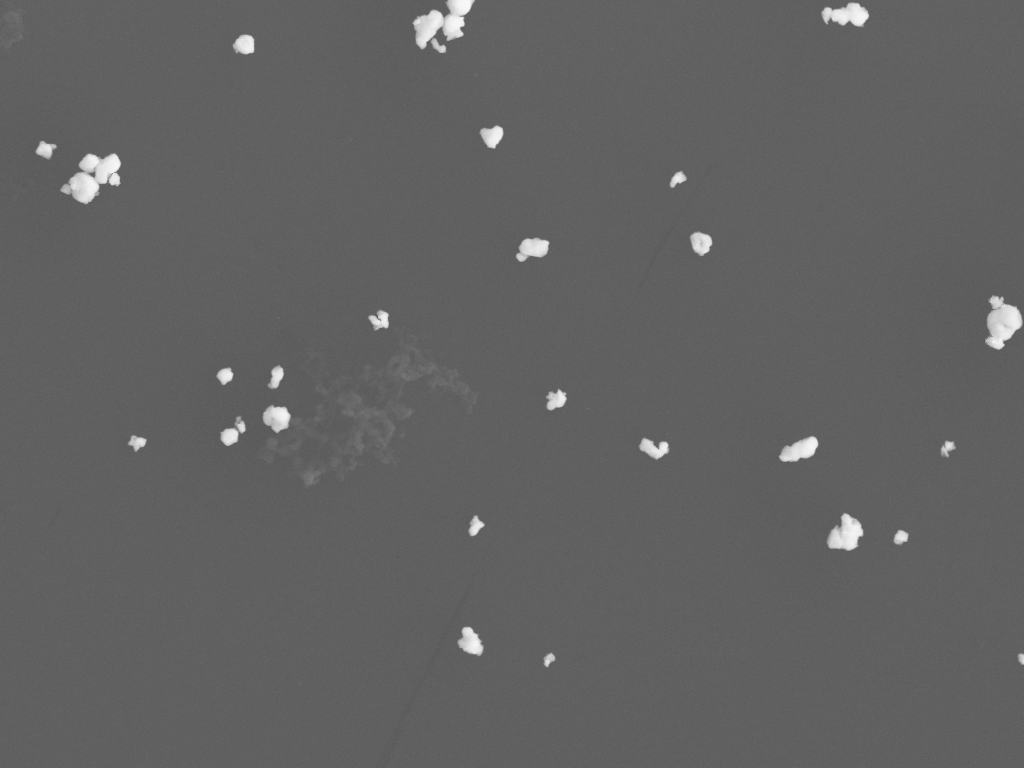
#> input picture _Archive_noLogo/2y-08WC-SDS1h-12PAH2h-wc30m-07.png, 1024 x 768 px, found by its file name
$ python text13.py
#> lines starting #> are read from the running program, lines starting #| are printed output that depends on the picture; after the words box and inside, x2 and y2 are one past the last pixel; in counts of white or black regions, pixels touching at a corner belong together; long printed decimals are rounded
#> further down, src is the input picture: shape (768, 1024, 3); min 87, max 248, mean 98.1
import cv2
import numpy as np
import matplotlib.pyplot as plt

# 合并较小相邻轮廓函数.........................................................

def merge_regions(contours, threshold_distance, min_area):
    # 创建一个空的字典，用于存储合并后的区域
    merged_regions = {}

    # 计算区域之间的距离或重叠度，并进行合并
    for i in range(len(contours)):
        contour_i = contours[i]
        merged = False

        # 检查当前区域的面积是否小于阈值
        area_i = cv2.contourArea(contour_i)
        if area_i < min_area:
            continue

        for j in range(i+1, len(contours)):
            contour_j = contours[j]

            # 计算两个轮廓的形状距离
            distance = cv2.matchShapes(
                contour_i, contour_j, cv2.CONTOURS_MATCH_I1, 0)

            # 检查是否是较小的颗粒合并到最近的大颗粒
            area_j = cv2.contourArea(contour_j)

            if area_i < area_j and distance < threshold_distance:
                merged_regions[j] = merged_regions.get(j, []) + [contour_i]
                merged = True
            elif area_i > area_j and distance < threshold_distance:
                merged_regions[i] = merged_regions.get(i, []) + [contour_j]
                merged = True

        # 如果该区域没有被合并，则将其作为独立的区域存储
        if not merged:
            merged_regions[i] = merged_regions.get(i, []) + [contour_i]

    return merged_regions

# 合并重叠轮廓函数.........................................................

def remove_overlapping_contours(contours):
    # 计算每个轮廓的边界框
    bounding_boxes = [cv2.boundingRect(cnt) for cnt in contours]

    # 标记需要删除的轮廓索引
    contours_to_remove = []

    # 检查每对边界框是否有重叠
    for i in range(len(bounding_boxes)):
        for j in range(i+1, len(bounding_boxes)):
            box_i = bounding_boxes[i]
            box_j = bounding_boxes[j]

            # 计算边界框的重叠区域
            intersection_x = max(box_i[0], box_j[0])
            intersection_y = max(box_i[1], box_j[1])
            intersection_w = min(
                box_i[0]+box_i[2], box_j[0]+box_j[2]) - intersection_x
            intersection_h = min(
                box_i[1]+box_i[3], box_j[1]+box_j[3]) - intersection_y

            # 判断是否有重叠，越大颗粒越多
            if intersection_w > 10 and intersection_h > 11:
            # if intersection_w > 20 and intersection_h > 20:
            # if intersection_w > 15 and intersection_h > 16:
            # if intersection_w > 25 and intersection_h > 25:

                # 标记需要删除的轮廓索引
                contours_to_remove.append(i)
                break

    # 根据标记删除轮廓
    cleaned_contours = [cnt for i, cnt in enumerate(
        contours) if i not in contours_to_remove]

    return cleaned_contours

# 分割算法..................................................................


def watershed_algorithm(image):
    src = image.copy()

    # 边缘保留滤波EPF去噪，sp、sr分别表示空间窗口大小、色彩空间窗口大小
    blur = cv2.pyrMeanShiftFiltering(image, sp=21, sr=55)

    # 转成灰度图像
    gray = cv2.cvtColor(blur, cv2.COLOR_BGR2GRAY)

    # 使用otsu算法得到二值图像区间阈值
    ret, binary = cv2.threshold(
        gray, 0, 255, cv2.THRESH_BINARY + cv2.THRESH_OTSU)
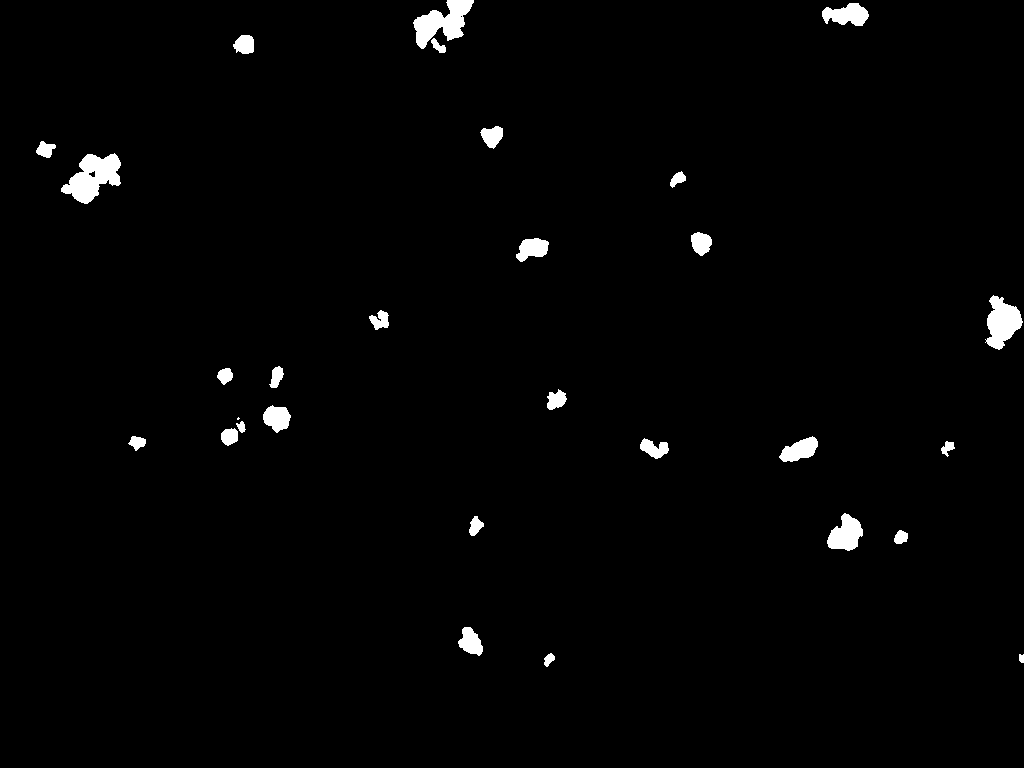
#> binary: shape (768, 1024); 1.5% white; 29 white regions (1 under 20 px), largest, box (x1, y1, x2, y2) and area: (61, 153, 121, 204) 1701, (413, 0, 474, 49) 1505, (985, 295, 1023, 350) 1248
#> ret = 155

    # 进行开运算（先腐蚀后膨胀）
    kernel = np.ones((5, 5), np.uint8)
    smoothed_image = cv2.morphologyEx(binary, cv2.MORPH_OPEN, kernel)
#> smoothed_image: shape (768, 1024); 1.5% white; 28 white regions, largest, box (x1, y1, x2, y2) and area: (62, 154, 120, 203) 1667, (414, 0, 474, 48) 1488, (987, 296, 1022, 349) 1223

    # 距离变换
    dist = cv2.distanceTransform(binary, cv2.DIST_L2, 5)
    dist_out = cv2.normalize(dist, 0, 1.0, cv2.NORM_MINMAX)

    # 对距离变换图像进行多个阈值化处理，获得多个分割结果
    # threshold_values = [0.14, 0.24, 0.28, 0.46, 0.35]  # 自定义多个阈值17nologo
    threshold_values = [0.23, 0.29, 0.37, 0.42, 0.43,0.5]  # 自定义多个阈值7nologo
    # threshold_values = [0.28, 0.19, 0.21, 0.41,
    #                     0.51, 0.52, 0.597]  # 自定义多个阈值10nologo
    # threshold_values = [0.14, 0.25, 0.32, 0.36,
    #                     0.4035, 0.469, 0.49, 0.65, 0.6937]  # 自定义多个阈值19nologo
    # threshold_values = threshold_values = [
    #     0.23, 0.3, 0.44, 0.55, 0.65, 0.8]  # 自定义多个阈值20nologo,0.38
    # threshold_values = [0.23, 0.29,0.35, 0.37, 0.42, 0.43,0.5]  # 自定义多个阈值19nologo

    # threshold_values = threshold_values = [
    #     0.886, 0.65, 0.3, 0.23, 0.55, 0.44,]  # 自定义多个阈值13nologo,0.38
    # threshold_values = threshold_values = [
    #     0.512, 0.4614, 0.14, 0.17, 0.27]  # 自定义多个阈值5nologo
    # threshold_values = [0.7009, 0.3,]  # 自定义多个阈值15nologo
    multiplied_values = [value * dist_out.max() for value in threshold_values]
#> multiplied_values = [0.00676, 0.00853, 0.0109, 0.0124, 0.0126, 0.0147]
    print(multiplied_values)
#| [0.006764, 0.008529, 0.01088, 0.01235, 0.01265, 0.01471]
    print(dist_out.max())
#| 0.02941

    segmented_images = []
    for threshold in threshold_values:
        _, surface = cv2.threshold(
            dist_out, threshold * dist_out.max(), 255, cv2.THRESH_BINARY)
        sure_fg = np.uint8(surface)

        # 使用连通组件分析算法，得到初始标记图像
        ret, markers = cv2.connectedComponents(sure_fg)
        markers = markers + 1

        # 对二值图像进行膨胀处理，得到未知区域的标记
        kernel = np.ones((3, 3), np.uint8)
        binary = cv2.morphologyEx(
            binary, cv2.MORPH_DILATE, kernel, iterations=10)
        unknown = binary - sure_fg

        # 未知区域标记为0
        markers[unknown == 255] = 0

        # 分水岭算法分割
        markers = cv2.watershed(image, markers=markers)
        segmented_images.append(markers)
#> this loop made 6 passes
#> ret on passes 1 to 6: 30, 29, 25, 21, 21, 19
#> pass 1, in watershed_algorithm, `markers = markers + 1`:
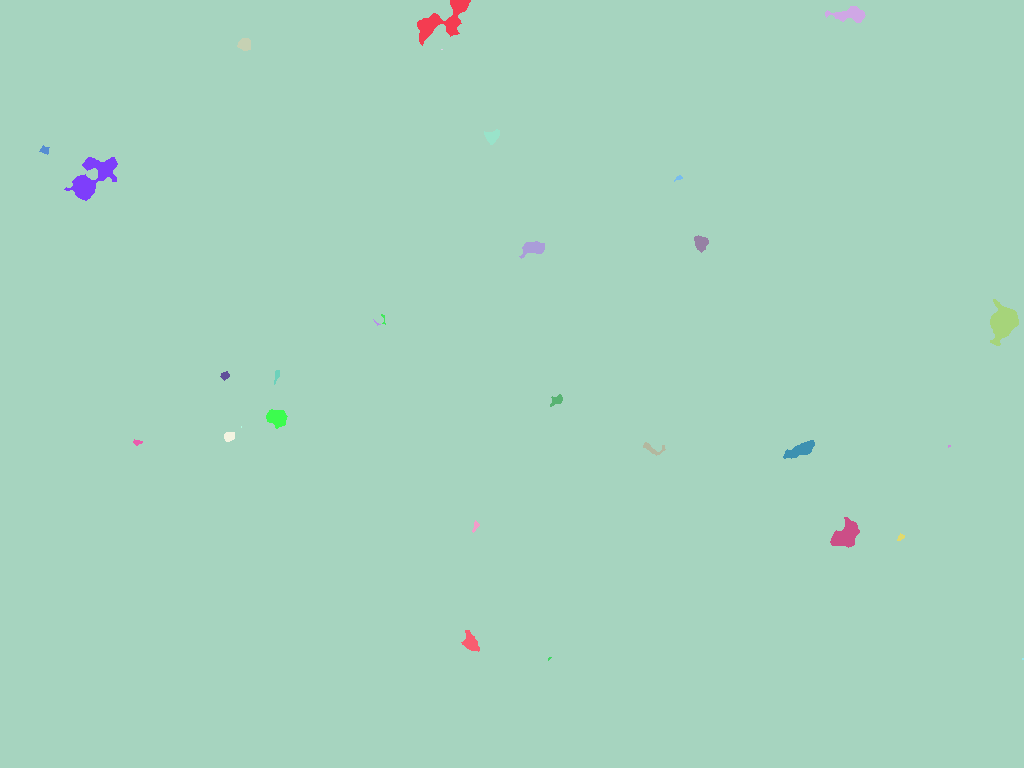
#> markers: shape (768, 1024) int32; 30 distinct labels, from 1 to 30; one colour per label, 0 black
#> after the loop:
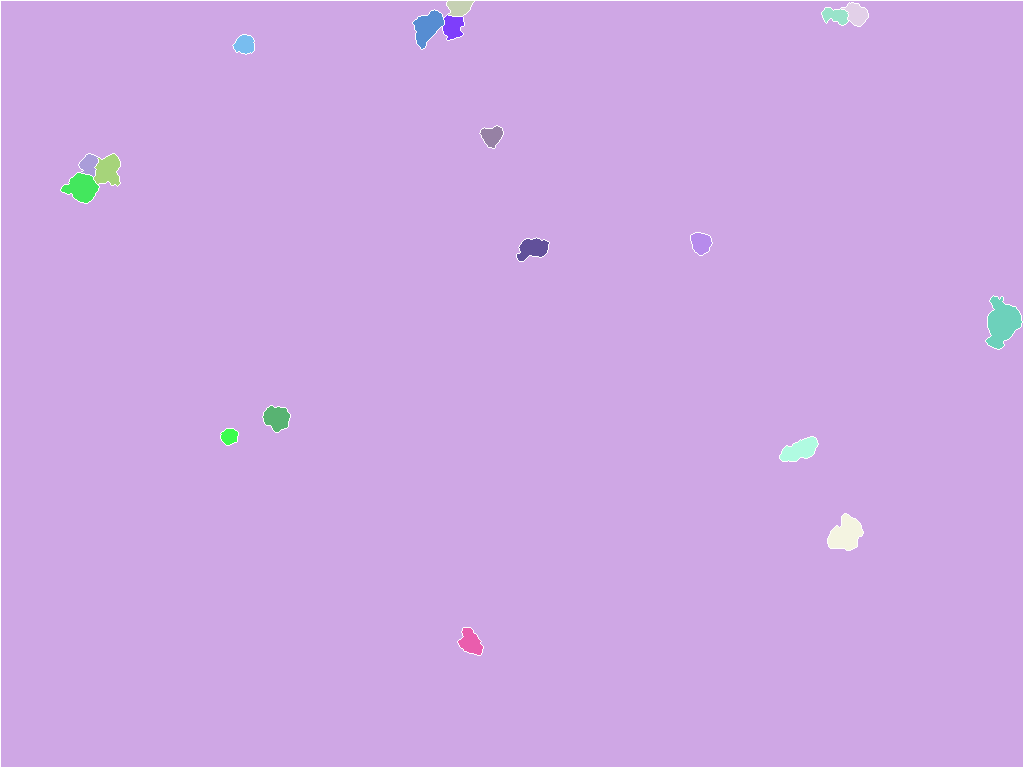
#> markers: shape (768, 1024) int32; 20 distinct labels, from -1 to 19; one colour per label, 0 black, -1 white
#> after the loop, segmented_images = 6 items

    # 将所有分割结果叠加在一起
    combined_markers = np.zeros_like(segmented_images[0])
    for markers in segmented_images:
        combined_markers += markers
#> this loop made 6 passes

    # 将分割结果可视化显示在原图上
    min_val, max_val, _, _ = cv2.minMaxLoc(combined_markers)
#> min_val = -6; max_val = 143
    markers_8u = np.uint8(combined_markers)

    colors = [(255, 0, 0), (0, 255, 0), (0, 0, 255), (255, 255, 0),
              (255, 0, 255), (0, 255, 255), (255, 128, 0), (255, 0, 128),
              (128, 255, 0), (128, 0, 255), (255, 128, 128), (128, 255, 255)]
    # 获取所有轮廓
    contours = []
    for i in range(2, int(max_val + 1)):
        if i != len(threshold_values):
            ret, thres1 = cv2.threshold(
                markers_8u, i - 1, 255, cv2.THRESH_BINARY)
            ret2, thres2 = cv2.threshold(markers_8u, i, 255, cv2.THRESH_BINARY)
            mask = thres1 - thres2
            cnts, _ = cv2.findContours(
                mask, cv2.RETR_EXTERNAL, cv2.CHAIN_APPROX_NONE)
            contours.extend(cnts)
#> this loop made 142 passes
#> cnts on passes 2, 4, 6, 12, 13, 14, 27, 40: 4 contours, all with area under 20, [[[443, 25], [442, 26]]], [[[990, 302], [991, 303]]], [[[95, 181], [95, 182]]], 1 contour, all with area under 20, 1 contour, all with area under 20, [[[903, 541], [902, 542]]], 1 contour, all with area under 20
#> pass 1, in watershed_algorithm, `ret, thres1 = cv2.threshold( markers_8u, i - 1, 255, cv2.THRESH_BINARY)`:
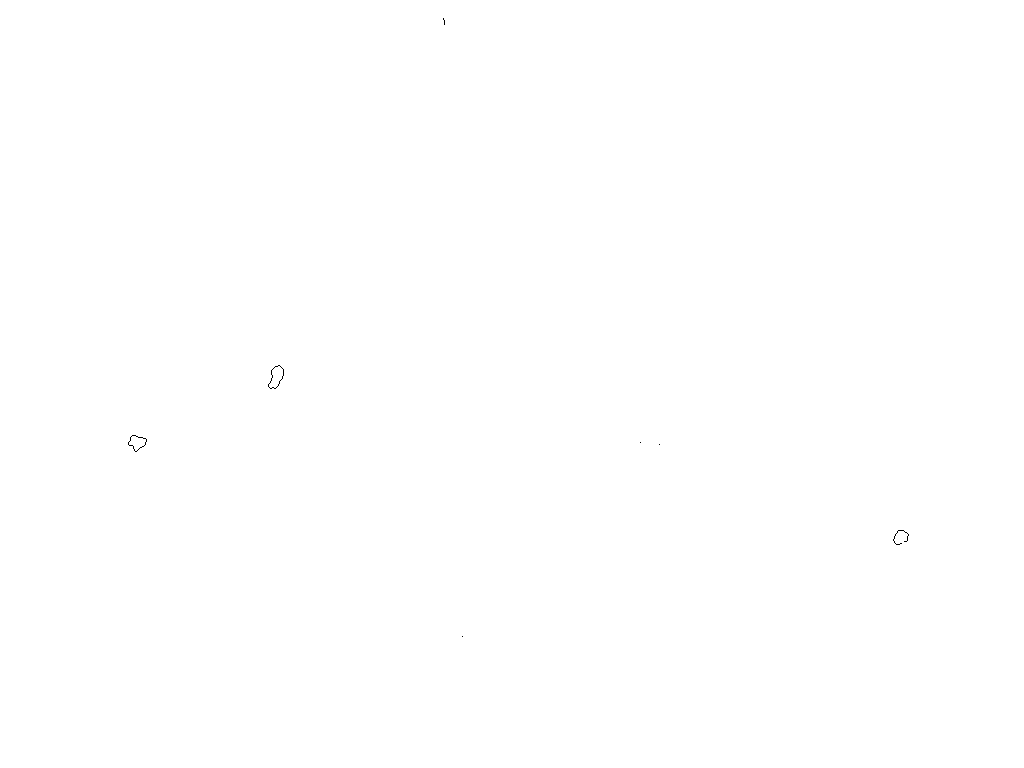
#> thres1: shape (768, 1024); 100% white; black in thin lines or dots, all inside (x1, y1, x2, y2) = (128, 18, 909, 637)
#> after the loop, contours = 92 contours, 44 with area under 20; largest, box (x1, y1, x2, y2) and area: (986, 304, 1022, 345) 858, (828, 514, 863, 550) 748, (413, 10, 444, 49) 618, (69, 173, 99, 203) 564, (780, 437, 818, 461) 521

    print(len(contours))
#| 92

# 较小区域合并.............................................
    merged_regions = merge_regions(contours, 0, 10)
#> the loop in merge_regions, `for i in range(len(contours)):` made 92 passes
#> area_i on passes 3, 10, 15, 16, 17, 20, 24, 25: 146, 90.5, 127.5, 105.5, 252.5, 108.5, 69.5, 270
#> after the loop in merge_regions, `for i in range(len(contours)):`: merged_regions = 48 items
#> merged_regions = 48 items
    print(len(merged_regions))
#| 48
# 重叠轮廓合并............................................................................
    # # 合并重叠轮廓
    # # 提取所有轮廓
    all_contours = []
    for contours in merged_regions.values():
        all_contours.extend(contours)
#> this loop made 48 passes
#> after the loop, all_contours = 48 contours; largest, box (x1, y1, x2, y2) and area: (986, 304, 1022, 345) 858, (828, 514, 863, 550) 748, (413, 10, 444, 49) 618, (69, 173, 99, 203) 564, (780, 437, 818, 461) 521

    # 调用函数去除重叠的轮廓
    merged_regions = remove_overlapping_contours(all_contours)
#> in remove_overlapping_contours, `bounding_boxes = [cv2.boundingRect(cnt) for cnt in contours]`: bounding_boxes = 48 items, first 6: (670, 171, 17, 17), (543, 653, 13, 14), (941, 440, 15, 18), (234, 416, 12, 18), (368, 310, 21, 21), (430, 38, 16, 15)
#> the loop in remove_overlapping_contours, `for i in range(len(bounding_boxes)):` made 48 passes
#> after the loop in remove_overlapping_contours, `for i in range(len(bounding_boxes)):`: contours_to_remove = [0, 1, 2, 4, 5]
#> in remove_overlapping_contours, `cleaned_contours = [cnt for i, cnt in enumerate( contours) if i not in..`: cleaned_contours = 43 contours; largest, box (x1, y1, x2, y2) and area: (986, 304, 1022, 345) 858, (828, 514, 863, 550) 748, (413, 10, 444, 49) 618, (69, 173, 99, 203) 564, (780, 437, 818, 461) 521
#> merged_regions has the same summary as cleaned_contours in remove_overlapping_contours

    # 将合并后的轮廓重新组织为字典格式
    non_overlapping_regions = {}
    for i, contour in enumerate(merged_regions):
        non_overlapping_regions[i] = [contour]
#> this loop made 43 passes
#> after the loop, non_overlapping_regions = 43 items
    print(len(non_overlapping_regions))
#| 43
# 分割可视化（区域）...............................................................................
    height, width = image.shape[:2]
    black_background = np.zeros((height, width, 3), dtype=np.uint8)

    for i, contours in non_overlapping_regions.items():
        color = colors[i % len(colors)]
        for contour in contours:
            cv2.drawContours(black_background, [
                             contour], -1, color, thickness=cv2.FILLED)
#> this loop made 43 passes
#> color on passes 1 to 8: (255, 0, 0), (0, 255, 0), (0, 0, 255), (255, 255, 0), (255, 0, 255), (0, 255, 255), (255, 128, 0), (255, 0, 128)
    result = cv2.addWeighted(black_background, 0.5, src, 0.5, 0)
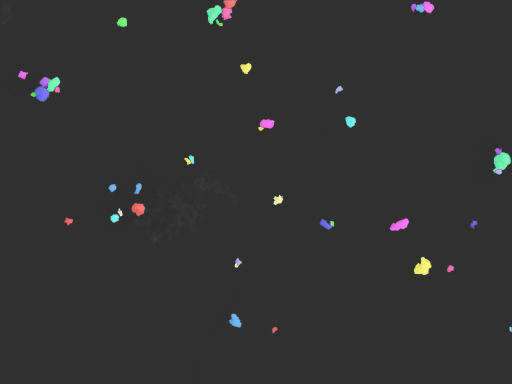
#> result: shape (768, 1024, 3) (shown at 1/2 size); mean of channels 0, 1, 2 50.1, 49.9, 49.8; drawn as B, G, R
    cv2.imshow('result', result)
    cv2.waitKey(0)
    cv2.destroyAllWindows()

# 分割可视化（红线）...........................................................................
    for i, contours in non_overlapping_regions.items():
        color = colors[i % len(colors)]
        for contour in contours:
                        cv2.drawContours(image, contours, -1, (0, 0, 255), 1)

    result = cv2.addWeighted(image, 0.5, src, 0.5, 0)
    # cv2.imshow('result', result)
    cv2.waitKey(0)
    cv2.destroyAllWindows()
# 计算等效直径，真实尺寸0.02324219微米/像素.................................................
    equivalent_diameters = []
    for i, contours in non_overlapping_regions.items():
        for contour in contours:
            area = cv2.contourArea(contour)
            equivalent_diameter = 2*np.sqrt(area / np.pi)*0.02324219
            equivalent_diameters.append(equivalent_diameter)
#> after the loop, equivalent_diameters = 43 values, max 0.768 at index 32, min 0.124 at index 15, mean 0.362
    print(len(equivalent_diameters))
#| 43
# 将等效直径在图像中显示....................................................................
    for i, contours in non_overlapping_regions.items():
        color = colors[i % len(colors)]
        for contour in contours:
            # 计算等效直径
            area = cv2.contourArea(contour)
            equivalent_diameter = 2 * np.sqrt(area / np.pi)*0.02324219

            # 绘制等效直径文本
            if 0 <= equivalent_diameter <= 0.48:
                (x, y), _ = cv2.minEnclosingCircle(contour)
                center = (int(x), int(y))
                cv2.putText(black_background, f'{equivalent_diameter:.2f}', center,
                            cv2.FONT_HERSHEY_SIMPLEX, 0.5, color, 1)
#> black_background: shape (768, 1024, 3); mean of channels 0, 1, 2 2.4, 2.1, 2
# 绘制结果图..................................................................................
    result = cv2.addWeighted(black_background, 0.5, src, 0.5, 0)
    # cv2.imshow('result', result)
    cv2.waitKey(0)
    cv2.destroyAllWindows()
# 绘制粒径分布直方图......................................................................
    # 绘制粒径分布直方图
    bins = [0, 0.08, 0.16, 0.24, 0.32, 0.40, 0.48, 0.56, 0.64, 0.72, 0.8]
    plt.hist(equivalent_diameters, bins=bins, edgecolor='black')
    plt.xlabel('Equivalent Diameter')
    plt.ylabel('Count')
    plt.title('Particle Size Distribution')
    plt.xticks(bins)
    # plt.show()


src = cv2.imread('_Archive_noLogo/2y-08WC-SDS1h-12PAH2h-wc30m-07.png')
# [4 lines of commented-out code are left out]

segmented_image = watershed_algorithm(src)
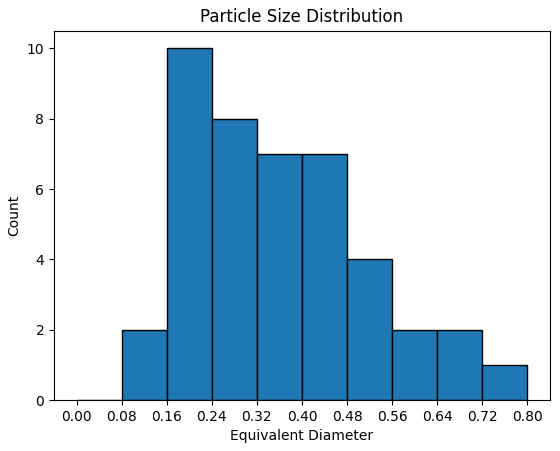
#> figure drawn by matplotlib, 1 panel; tallest bar 10 high, from x = 0.16 to 0.24
